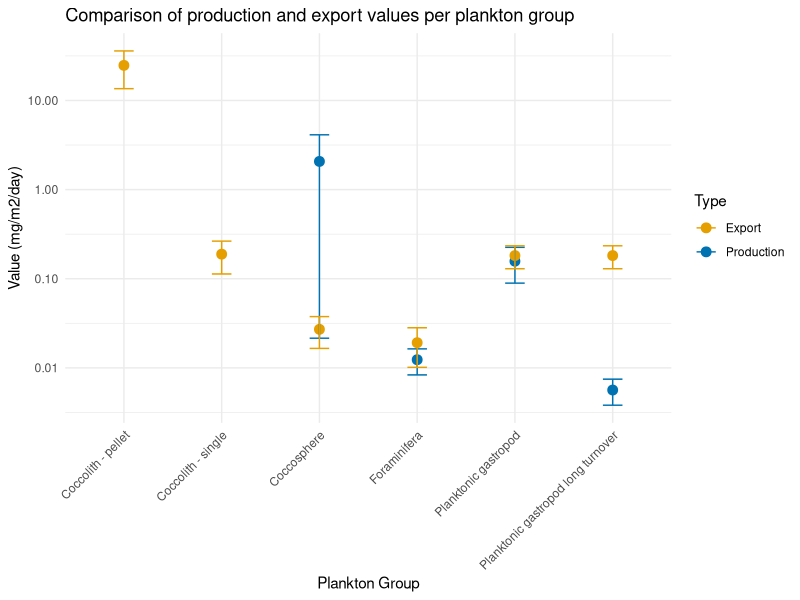
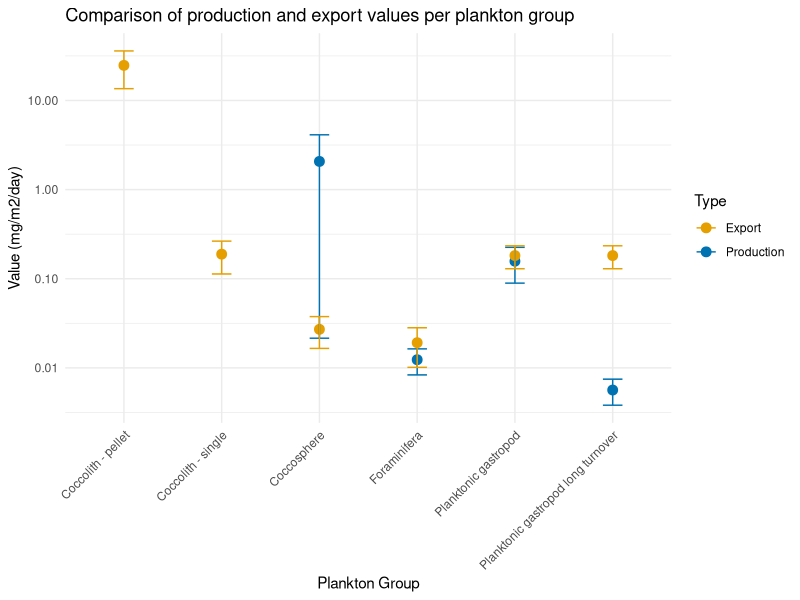

The R source for these figures, in order:
## ---- chunk 1
knitr::opts_chunk$set(echo = TRUE)
## ---- chunk 2

library(ggplot2)
library("readxl")
library(ggpubr)

## ---- chunk 3

# Export and production values
data <- read_excel("data_files_for_plotting/MC_analysis_results_FOR_PLOTTING.xlsx")


## ---- chunk 4
# Remove NA values to prevent errors



# Create the plot with log scale
final_plot <- ggplot(data, aes(x = Plankton_Group, y = Value, color = Type)) +
  geom_point(size = 3) +  # Points instead of bars
  geom_errorbar(aes(ymin = pmax(Value - StdDev, 0.0001), ymax = Value + StdDev), width = 0.2) + # Avoid log(0) errors
  scale_y_log10(name = "Value (mg/m2/day)") +  # Logarithmic scale for readability
  labs(title = "Comparison of production and export values per plankton group",
       x = "Plankton Group") +
  theme_minimal() +
  theme(axis.text.x = element_text(angle = 45, hjust = 1)) +
scale_color_manual(values = c("Production" = "#0072B2", "Export" = "#E69F00"))  # Colorblind-friendly colors

print(final_plot)

# Save figure 
ggsave("Exp_prod.pdf", final_plot , width = 8, height = 6, dpi = 300)

